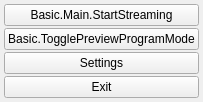
  <widget class="OBSDock" name="controlsDock">
   <property name="features">
    <set>QDockWidget::AllDockWidgetFeatures</set>
   </property>
   <property name="windowTitle">
    <string>Basic.Main.Controls</string>
   </property>
   <attribute name="dockWidgetArea">
    <number>8</number>
   </attribute>
   <widget class="QWidget" name="controlsDockContents">
    <layout class="QVBoxLayout" name="buttonsVLayout">
     <property name="spacing">
      <number>2</number>
     </property>
     <property name="leftMargin">
      <number>4</number>
     </property>
     <property name="topMargin">
      <number>4</number>
     </property>
     <property name="rightMargin">
      <number>4</number>
     </property>
     <property name="bottomMargin">
      <number>4</number>
     </property>
     <item>
      <widget class="QPushButton" name="streamButton">
       <property name="enabled">
        <bool>true</bool>
       </property>
       <property name="sizePolicy">
        <sizepolicy hsizetype="Preferred" vsizetype="Fixed">
         <horstretch>0</horstretch>
         <verstretch>0</verstretch>
        </sizepolicy>
       </property>
       <property name="text">
        <string>Basic.Main.StartStreaming</string>
       </property>
       <property name="checkable">
        <bool>true</bool>
       </property>
      </widget>
     </item>
     <item>
      <layout class="QHBoxLayout" name="recordingLayout">
       <property name="spacing">
        <number>2</number>
       </property>
       <property name="leftMargin">
        <number>0</number>
       </property>
       <property name="topMargin">
        <number>0</number>
       </property>
       <property name="rightMargin">
        <number>0</number>
       </property>
       <property name="bottomMargin">
        <number>0</number>
       </property>
      </layout>
     </item>
     <item>
      <widget class="QPushButton" name="modeSwitch">
       <property name="text">
        <string>Basic.TogglePreviewProgramMode</string>
       </property>
       <property name="checkable">
        <bool>true</bool>
       </property>
      </widget>
     </item>
     <item>
      <widget class="QPushButton" name="settingsButton">
       <property name="sizePolicy">
        <sizepolicy hsizetype="Preferred" vsizetype="Fixed">
         <horstretch>0</horstretch>
         <verstretch>0</verstretch>
        </sizepolicy>
       </property>
       <property name="text">
        <string>Settings</string>
       </property>
      </widget>
     </item>
     <item>
      <widget class="QPushButton" name="exitButton">
       <property name="sizePolicy">
        <sizepolicy hsizetype="Preferred" vsizetype="Fixed">
         <horstretch>0</horstretch>
         <verstretch>0</verstretch>
        </sizepolicy>
       </property>
       <property name="text">
        <string>Exit</string>
       </property>
      </widget>
     </item>
     <item>
      <spacer name="expVSpacer">
       <property name="orientation">
        <enum>Qt::Vertical</enum>
       </property>
       <property name="sizeHint" stdset="0">
        <size>
         <width>0</width>
         <height>0</height>
        </size>
       </property>
      </spacer>
     </item>
    </layout>
   </widget>
  </widget>
